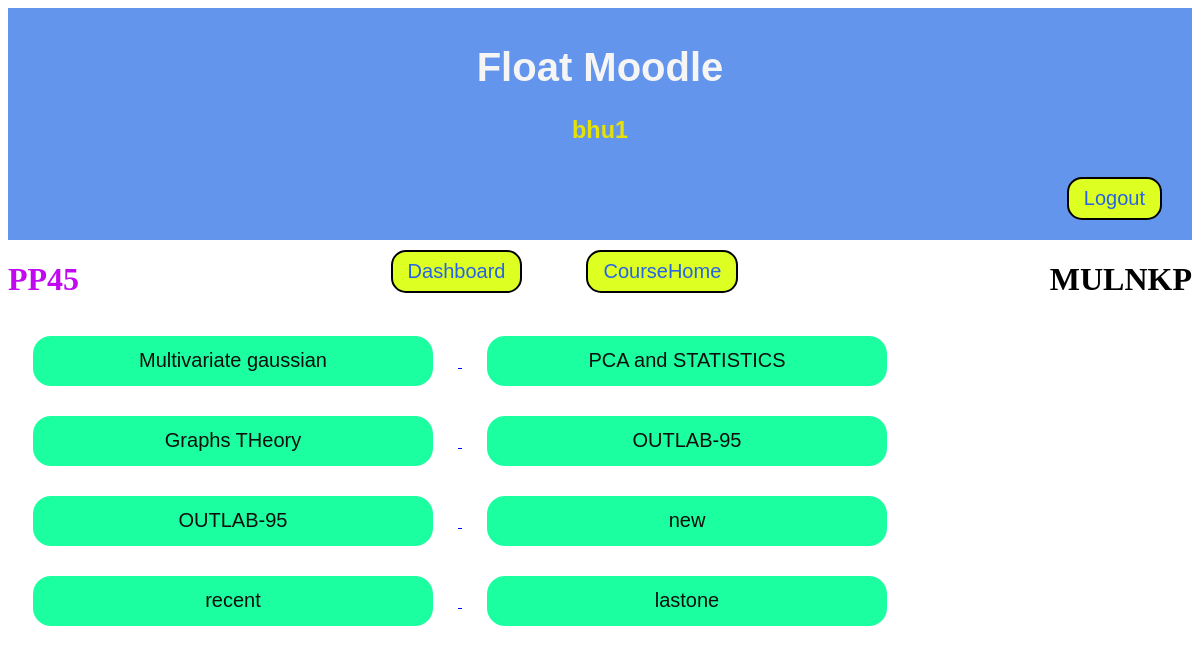
/courses/1/ (signed in), run on the app's committed database.
### courses/models.py (models this page shows, shortened)
class Course(models.Model):
    instructor = models.ForeignKey(User,on_delete=models.CASCADE,related_name='ins_courses') #assuming 1 instructor/course.
    name = models.CharField(max_length=128,default = '')
    students = models.ManyToManyField(User,related_name='stud_courses')
    joincode = models.CharField(max_length=10,default = '')

class Assignment(models.Model):
    name = models.CharField(max_length=128,default='')
    link = models.URLField(default='')
    file_name = models.CharField(max_length=100,default='problem_statement')
    file = models.FileField(upload_to='assignments',blank=True)
    statement = models.CharField(max_length=300,default='')
    course = models.ForeignKey(Course,on_delete=models.CASCADE)
    maxmarks = models.IntegerField(default=100)

### courses/views.py (the view)
# urls.py: path('<int:course_id>/',views.course,name = 'coursepage'),
def course(request,course_id):
    if not request.user.is_authenticated:
        return redirect('login')
    c = Course.objects.get(pk = course_id)
    names = [ s.username for s in c.students.all() ]
    uname = request.user.username
    if uname not in names and uname != c.instructor.username:
        return redirect('CourseHome')
    args = {
        'Instructor': c.instructor,
        'Students': c.students.all(),
        'course': c,
        'assignments': c.assignment_set.all(),
    }
    return render(request,'courses/coursepage.html',args)

### accounts/templates/courses/coursepage.html (shortened to what this page needs)
{% extends 'base.html' %}
{% block content %}
<div style="text-align: center;">
    <h1 align="left" style="color: rgb(193, 8, 240); float: left;">{{ course.name }}</h1>
    <h1 align = "right" style="float: right;">{{ course.joincode }}</h1>
    <a href ="{% url 'dashboard' %}"><button class="B1 button2">Dashboard</button></a>
    <a href ="{% url 'CourseHome' %}"><button class="B1 button1">CourseHome</button></a>
</div>
<br>
{% for a in assignments %}
<a href="{% url 'assign_page' course.pk a.pk %}">
    <button class = "button5">{{ a.name }}</button>
</a>
{% endfor %}
{% endblock %}

### accounts/templates/base.html (shortened to what this page needs)
{% load static %}
<link rel="stylesheet" type="text/css" href="{% static 'accounts/style.css' %}">
<!DOCTYPE html>
<html>
<head>
</head>
<body>
  <div class = "head">
    <h1 style = "text-align: center;">Float Moodle</h1>
    {% if user.is_authenticated %}
      <h3 style = "text-align: center; color: rgb(230, 226, 8);">{{user.username}}</h3>
      <div style="text-align: right;"><a href="{% url 'logout' %}" ><button class = "B1 button1">Logout</button></a></div>
    {% else %}
    <div style="text-align: center;">
      <a href="{% url 'signup' %}"><button class = "B1 button1">Signup</button></a>
      <a href="{% url 'login' %}"><button class = "B1 button1">Login</button></a>
    </div>
    {% endif %}
  </div>
    {% block content %}
    {% endblock %}
</body>
</html>

### accounts/static/accounts/style.css (style rules this page uses)
.head { background-color: cornflowerblue; color: whitesmoke; font-family: Verdana, Geneva, Tahoma, sans-serif; font-size: 20px; font-weight: 50; padding-top: 10px; padding-left: auto; padding-right: auto; padding-bottom: 10px; display: inline-flexbox; }
.B1 { background-color: rgb(222, 255, 34); border: 2px solid black; color: rgb(38, 99, 231); padding: 8px 15px; text-align: center; display: inline-block; font-size: 20px; margin: 10px 30px; cursor: pointer; text-decoration:none; transition-duration: 0.4s; border-radius: 15px; }
.button5 { position: relative; display: inline-block; width: 400px; height: 50px; border-radius: 18px; background-color: #1cffa0; border: solid 1px transparent; color: rgb(15, 15, 14); font-size: 20px; font-weight: 300; cursor: pointer; transition: all .1s ease-in-out; margin: 15px 25px 15px 25px ; }

### data on the page
Course: name "PP45", joincode "MULNKP"
Assignment: name "Multivariate gaussian"
Assignment: name "PCA and STATISTICS"
Assignment: name "Graphs THeory"
Assignment: name "OUTLAB-95"
Assignment: name "OUTLAB-95"
Assignment: name "new"
Assignment: name "recent"
Assignment: name "lastone"

### other printed values
{{ user.username }} "bhu1"
